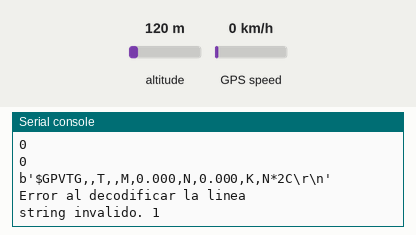
The program below on a simulated ESP32 board running MicroPython. Shown: the last lines printed to the serial console. The inputs (shaded band) are chosen by the test bench; at power-on: GPS speed 0 km/h, altitude 120 m. The GPS gets a fix after 3 s at 37.7749, -122.4194 with 8 satellites; library files of the repository ran but are not shown: __init__.py.

Above: at 3.2 s.
3.3 s: GPS speed set to 30 km/h
At 4.8 s:
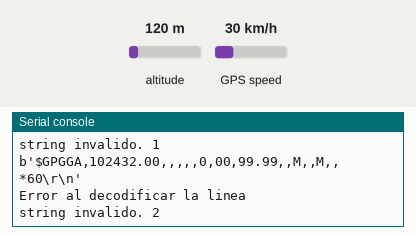
6.5 s: GPS speed set to 2 km/h
At 7.9 s:
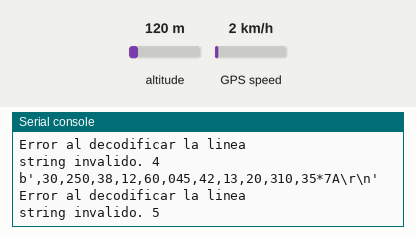
9.5 s: GPS speed set to 118 km/h
At 10.9 s:
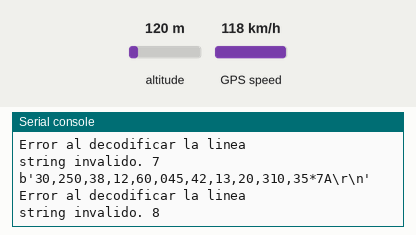
13.5 s: altitude set to 20 m
At 14.9 s:
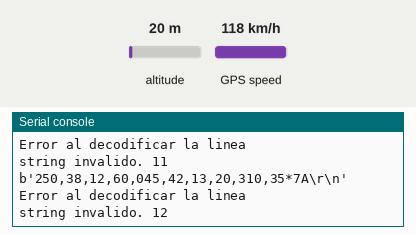
Timing chart, 0 to 16.0 s (numbered marks = the images above; inputs shaded):
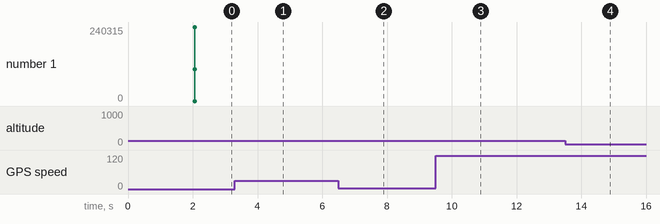

Measured:
- after the input at 6.5 s, the serial console: prints a new line after 0.56 s (image 2)
- after the input at 9.5 s, the serial console: prints a new line after 0.57 s (image 3)
- after the input at 13.5 s, the serial console: prints a new line after 0.57 s (image 4)

The program:

mainGPS.py
```python
from GPS import *

def main():

   frame = 0
   gps = GPS(2, 9600)

   while True:

      if gps.leerPosicion() == True:
         print('string: ' + str(frame))
         print(gps.valido)
         print(gps.fecha)
         print(gps.hora)
         print(gps.latitud)
         print(gps.longitud)
         print(gps.velocidad)
         print(gps.rumbo)

         latitud  = gps.nmea2decimal(gps.latitud)
         longitud = gps.nmea2decimal(gps.longitud)

         if gps.valido == 'A':
            if gps.latSign == '-':
               latitud = -latitud
               pass

            if gps.lonsign == '-':
               longitud = -longitud
               pass

            print(latitud, longitud)

      else:
         print('string invalido. ' + str(frame))

      frame += 1
      utime.sleep(1)

   del gps
    #strGprs = "$GPRMC,081836,A,3751.65,S,14507.36,E,000.0,360.0,130998,011.3,E*62\n"
    #print(isValidGprsStr(strGprs))

if __name__ == '__main__':
    main()   
```

GPS.py
```python
from machine import UART
import utime

class GPS():

   def __init__(self, port, baud):
      self.strGprmc  = ''
      self.fecha     = ''
      self.hora      = 0
      self.valido    = 'V'
      self.latSign   = '+'
      self.latitud   = 0.000000
      self.lonSign   = '+'
      self.longitude = 0.000000
      self.velocidad = 0
      self.rumbo     = 0
      self.strGprmcOk = False
      self.initStr   = bytes('$PMTK314,0,1,0,0,0,0,0,0,0,0,0,0,0,0,0,0,0,0,0*29', 'utf-8')
      self.gpsMode   = bytes('$PMTK353,1,0,0,0,0*2A', 'utf-8')

      self.port = port
      self.baud = baud

      self.serial = UART(self.port, self.baud)
      self.serial.init(baudrate = self.baud, bits = 8, parity = None, stop = 1,
               timeout = 100, txbuf = 0, rxbuf = 255, timeout_char = 100)

      utime.sleep(1)
      self.serial.write(self.initStr)
      self.serial.write(b'\x0D\x0A')
      # serial.write(chr(0x0D))
      # serial.write(chr(0x0A))
      utime.sleep(1)

      #self.serial.write(self.gpsMode)
      # serial.write(chr(0x0D))
      # serial.write(chr(0x0A))
      #self.serial.write(b'\x0D\x0A')

   def __del__(self):
      pass

   def gprmcStrValido(self):
      if self.strGprmc[3:6] == bytes('RMC', 'utf-8'):
         chkStr = self.strGprmc[-4: -1]
         chksum = 0
         #print(chksum, int(chkStr, 16))

         for i in self.strGprmc[1:]:   #descartar $ inicial y el *.
            if i != ord('*'):
               chksum ^= i
            else:
               break
         if chksum == int(chkStr, 16):
            self.strGprmcOk = True
            return True
         else:
            return False
      else:
         return False

   def readGprmc(self, strGprmc):

      self.strGprmc = strGprmc
      self.stringGprmc = self.strGprmc.decode('UTF-8')

      #print(type(self.stringGprs))
      #print(self.stringGprmc)

      if self.gprmcStrValido():

         listaGprmc = self.stringGprmc.split(',')

         try:
            self.hora = float(listaGprmc[1])
         except:
            self.hora = 0

         self.fecha     = listaGprmc[9][-2:] + listaGprmc[9][2:4] + listaGprmc[9][:2]
         try:
            self.rumbo = int(listaGprmc[8])
         except:
            self.rumbo = 0

         try:
            self.velocidad = float(listaGprmc[7])
         except:
            self.velocidad = 0

         try:
            self.latitud   = float(listaGprmc[3])
         except:
            self.latitud   = float(0)

         if listaGprmc[4].upper() == 'S':
            self.latSign = '-'
         else:
            self.latSign = '+'

         try:
            self.longitud   = float(listaGprmc[5])
         except:
            self.longitud   = float(0)

         if listaGprmc[6].upper() == 'W':
            self.lonsign = '-'
         else:
            self.lonsign = '+'

         if listaGprmc[2].upper() == 'A':
            self.valido = 'A'
         else:
            self.valido = 'V'

         return True
      else:
         return False

   def nmea2decimal(self, nmea):
      unidad = int(nmea / 100)
      decimal = (nmea - unidad * 100) / 60
      return (unidad + decimal)

   def leerPosicion(self):
      try:
         mensaje = self.serial.readline()
         #mensaje = bytes('$GPRMC,081836,A,3751.65,S,14507.36,E,000.0,360.0,130998,011.3,E*62\n', 'utf-8')
         print(mensaje)
         if self.readGprmc(mensaje):
            return True
         else:
            print("Error al decodificar la linea")
            return False
      except:
         print("Error al leer la linea")
         return False
```
